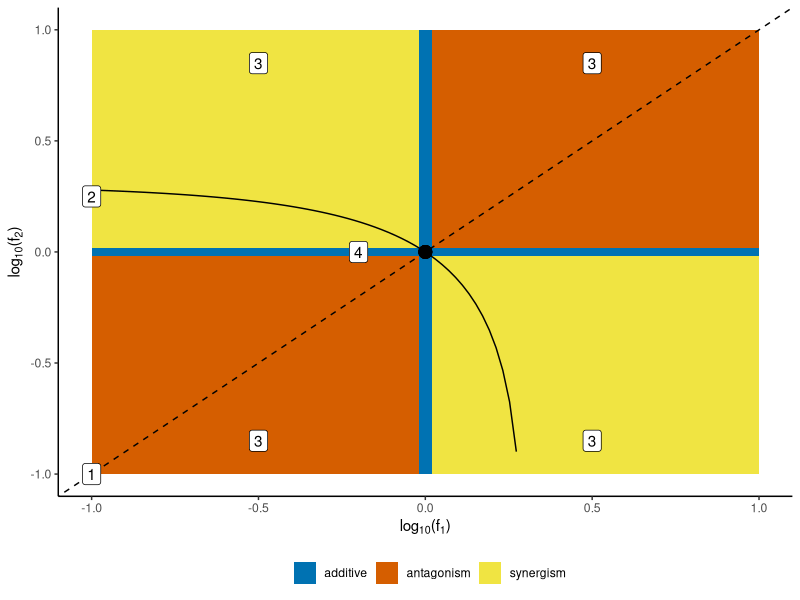
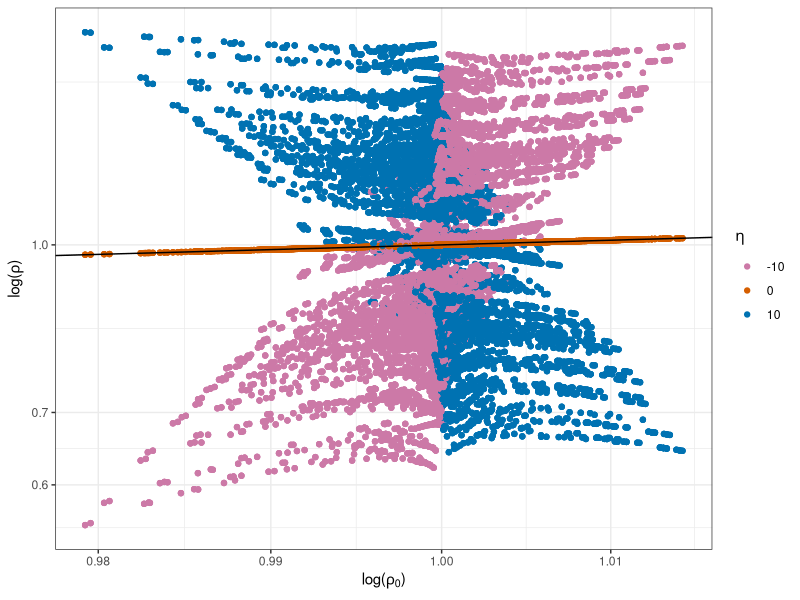
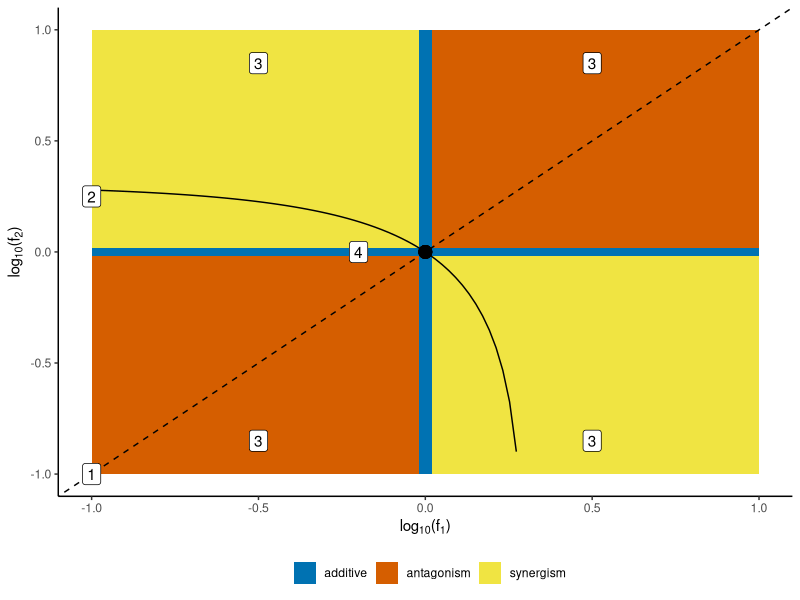
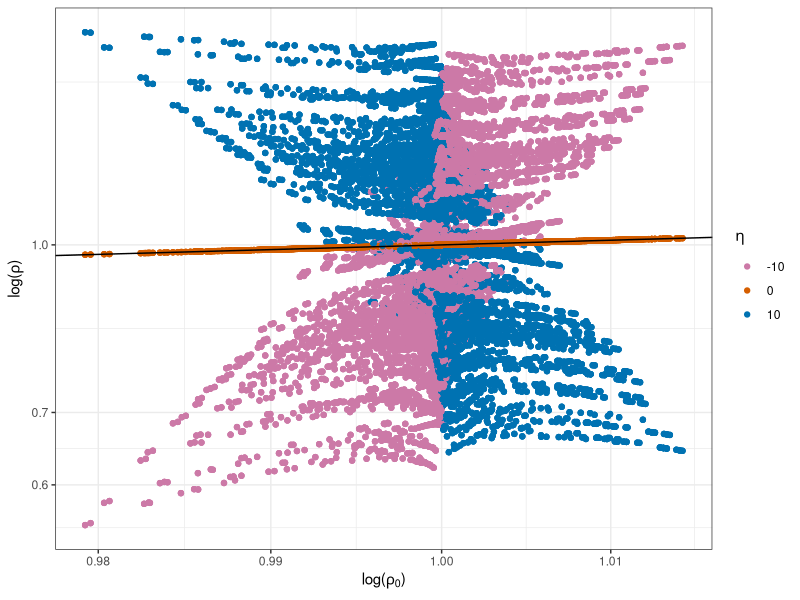

Reproduce these figures in R, in order.
# PACKAGES ----
library("tidyverse")

# PLOTTING COLOUR PALETTE ----
cbPalette <- c("#999999", "#E69F00", "#56B4E9", "#009E73", "#F0E442", 
               "#0072B2", "#D55E00", "#CC79A7")

# FUNCTIONS ----

## interaction coefficient
eta_coef <- function(f1, f2, eta) {
  return(exp(log(f1) * log(f2) * eta)) # strictly interactive effects
}

## interactions
eta_out <- function(f1, f2, eta) {
  return(f1 * f2 * eta_coef(f1, f2, eta)) # interactive eff. mult. with noninteractive
}

## caclulating equilibria

### n1
n1_eq <- function(a = 1, b1 = 1, b2 = 0.1, # species parameters
                  f11 = 1, f12 = 1, # stressor effects on resource
                  f21 = 1, f22 = 1, # stressor effects on consumer
                  eta1 = 0, eta2 = 0) { # interactive effects
  
  return(b2 / (a * eta_out(f21, f22, eta2)))
  
}

### n2
n2_eq <- function(a = 1, b1 = 1, b2 = 0.1, # species parameters
                  f11 = 1, f12 = 1, # stressor effects on resource
                  f21 = 1, f22 = 1, # stressor effects on consumer
                  eta1 = 0, eta2 = 0) { # interactive effects
  
  # numerator
  num <- a * eta_out(f21, f22, eta2) * b1 * eta_out(f11, f12, eta1) - b2
  
  # denominator
  den <- (a * eta_out(f21, f22, eta2))^2
  
  return(num / den)
}

## return both in a tibble
compute_equilibria <- function(a = 1, b1 = 1, b2 = 0.1, # species parameters
                               f11 = 1, f12 = 1, # stressor effects on resource
                               f21 = 1, f22 = 1, # stressor effects on consumer
                               eta1 = 0, eta2 = 0) { # interactive effects
  
  return(tibble(n1 = n1_eq(a, b1, b2, f11, f12, f21, f22, eta1, eta2), 
                n2 = n2_eq(a, b1, b2, f11, f12, f21, f22, eta1, eta2)))
}

## to get rho when there are interactions
rhofunc <- function(a = 1, b1 = 1, b2 = 0.1, 
                    f11 = 0.5, f12 = 0.5, 
                    f21 = 0.5, f22 = 0.5, 
                    eta1 = 10, eta2 = 10) {
  
  # numerator
  num <- (b2 - a * eta_out(f21, f22, eta2) * b1 * eta_out(f11, f12, eta1)) * (b2 - a * b1)
  
  # denominator
  den <- eta_coef(f21, f22, eta2) * (b2 - a * b1 * f11 * f21) * (b2 - a * b1 * f12 * f22)
  
  return(num / den)
}

# ANALYSES ----

## BASIC PLOT: How does rho behave at various scenarios of who's affected by what ----
runs <- 100

### creating data showing the zones ----
scenarios <- tibble(start_x = c(-1, 0, 0, -1, -0.02, -1), # bottom left of rectangle
                    end_x = c(0, 1, 1, 0, 0.02, 1), # bottom right of rectangle
                    start_y = c(-1, 0, -1, 0, -1, -0.02), # top left of rectangle
                    end_y = c(0, 1, 0, 1, 1, 0.02), # top right of rectangle
                    interaction = rep(c("antagonism", "synergism", "additive"), each = 2))

### creating data showing the line ----
scen_2 <- tibble(f_1 = 10^seq(-1, 1, len = runs)) %>% # eff. on resource species
  mutate(f_2 = (2 - f_1)) %>% # eff. on consumer species
  filter(f_2 >= 0.1) %>%
  mutate(f_1 = log10(f_1),
         f_2 = log10(f_2))

### plotting ----
ggplot(scenarios) + 
 geom_rect(aes(xmin = start_x, xmax = end_x, ymin = start_y, ymax = end_y, # zones
                fill = interaction)) + 
  geom_abline(intercept = 0, slope = 1, lty = "dashed") + # identity line
  geom_line(data = scen_2, aes(x = f_1, y = f_2), lty = "solid") + # scenario
  geom_point(data = NULL, aes(x = 0, y = 0), col = "black", cex = 4) + # centre
  geom_label(
    data = data.frame(x = c(-1, -1, -0.5, 0.5, -0.5, 0.5, -0.2), # labels
                      y = c(-1, 0.25, 0.85, -0.85, -0.85, 0.85, 0),
                      label = c(1, 2, 3, 3, 3, 3, 4)),
    aes(x = x, y = y, label = label)) +
  scale_fill_manual(values = cbPalette[c(6,7,5)]) + # color scheme
  coord_cartesian(xlim = c(-1,1), ylim = c(-1,1)) + # x and y limits
  labs(x = expression(paste(log[10],"(",f[1],")")), # labels
       y = expression(paste(log[10],"(",f[2],")")),
       fill = "") +
  theme_classic() + # plot appearance
  theme(legend.position = "bottom")

### save plot ----
ggsave(filename = "figures/plot.pdf", width = 3.5, height = 4, device = "pdf")

## SUPP INFO: What about interactions? ----
int_data <- expand_grid(
  f11 = 10^runif(10,-0.1,0.1), # independent stressor effects
  f12 = 10^runif(10,-0.1,0.1), 
  f21 = 10^runif(10,-0.1,0.1), 
  f22 = 10^runif(10,-0.1,0.1),
  b1 = c(0.1, 1, 10), # resource growth rate
  b2 = 0.1, # consumer mortality rate
  a = c(0.1, 1, 10), # consumption rate
  eta = c(-10, 0, 10)) %>% # stressor interactions, same for both species
  # computing ratios of N2:N1 when stressors are present/absent
  ## eq. when both stressors present
  mutate(n_hat_mix = compute_equilibria(a, b1, b2, f11, f12, f21, f22, eta, eta)) %>% 
  unnest(n_hat_mix, names_sep = "") %>%
  ## eq. when first stressor present
  mutate(n_hat_1 = compute_equilibria(a, b1, b2, f11, f12 = 1, f21, f22 = 1)) %>% 
  unnest(n_hat_1, names_sep = "") %>%
  # eq. when second stressor present
  mutate(n_hat_2 = compute_equilibria(a, b1, b2, f11 = 1, f12, f21 = 1, f22)) %>%
  unnest(n_hat_2, names_sep = "") %>%
  # eq. when no stressors present i.e. control
  mutate(n_hat_0 = compute_equilibria(a, b1, b2, f11 = 1, f12 = 1, f21 = 1, f22 = 1)) %>% 
  unnest(n_hat_0, names_sep = "") %>%
  filter( # only keep parameter settings for which all equilibria are >0
    n_hat_mixn1 > 0, n_hat_mixn2 > 0, n_hat_1n1 > 0, n_hat_1n2 > 0, 
         n_hat_2n1 > 0, n_hat_2n2 > 0, n_hat_0n1 > 0, n_hat_0n2 > 0) %>%
  #apply rho with interactions
  mutate(rho_int = rhofunc(a, b1, b2, f11, f12, f21, f22, eta1 = eta, eta2 = eta)) %>%
  #apply rho without interactions
  mutate(rho_ref = rhofunc(a, b1, b2, f11, f12, f21, f22, eta1 = 0, eta2 = 0)) 

### plot ----
ggplot(int_data, aes(x = rho_ref, y = rho_int, col = as.factor(eta))) + 
  geom_point() +
  geom_abline(slope = 1) + 
  scale_colour_manual(values = rev(cbPalette)) + 
  scale_x_log10() +
  scale_y_log10() +
  labs(x = expression(paste("log(", rho[0], ")")),
       y = expression(paste("log(", rho, ")")),
       col = expression(paste(eta))) + 
  theme_bw()

### save ----
ggsave("figures/interactions.pdf", width = 4, height = 2, device = "pdf")
